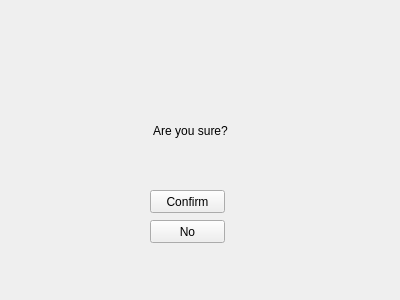
<?xml version="1.0" encoding="UTF-8"?>
<ui version="4.0">
 <class>Confirm</class>
 <widget class="QWidget" name="Confirm">
  <property name="geometry">
   <rect>
    <x>0</x>
    <y>0</y>
    <width>400</width>
    <height>300</height>
   </rect>
  </property>
  <property name="windowTitle">
   <string>Form</string>
  </property>
  <widget class="QLabel" name="label">
   <property name="geometry">
    <rect>
     <x>130</x>
     <y>110</y>
     <width>121</width>
     <height>41</height>
    </rect>
   </property>
   <property name="text">
    <string>Are you sure?</string>
   </property>
   <property name="alignment">
    <set>Qt::AlignCenter</set>
   </property>
  </widget>
  <widget class="QPushButton" name="pushButton">
   <property name="geometry">
    <rect>
     <x>150</x>
     <y>190</y>
     <width>75</width>
     <height>23</height>
    </rect>
   </property>
   <property name="text">
    <string>Confirm</string>
   </property>
  </widget>
  <widget class="QPushButton" name="pushButton_2">
   <property name="geometry">
    <rect>
     <x>150</x>
     <y>220</y>
     <width>75</width>
     <height>23</height>
    </rect>
   </property>
   <property name="text">
    <string>No</string>
   </property>
  </widget>
 </widget>
 <resources/>
 <connections/>
</ui>
